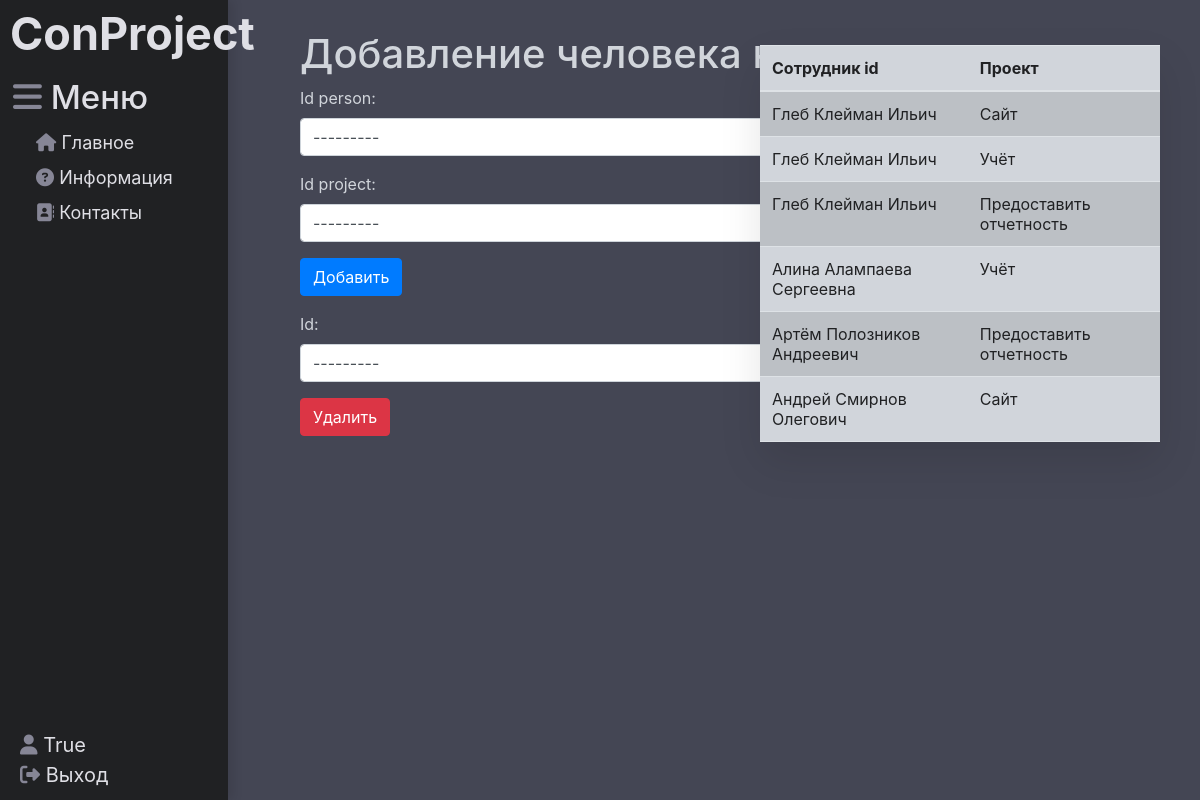
/addprojperson/ (signed in), run on the app's committed database.
### user_face/models.py (models this page shows, shortened)
class Person(models.Model):
    Name = models.CharField(max_length=100)
    Surname = models.CharField(max_length=100)
    Middle_name = models.CharField(max_length=100)
    id_person = models.CharField(primary_key=True, max_length=6)
    class Meta:
        db_table = 'Person'

class Project(models.Model):
    id_project = models.IntegerField(max_length=100, primary_key=True)
    Title = models.CharField(max_length=100)
    curator_project = models.CharField(max_length=100)
    deadline = models.DateField()
    class Meta:
        db_table = 'project'

class Project_person(models.Model):
    id_person = models.ForeignKey(Person, on_delete=models.DO_NOTHING)
    id_project = models.ForeignKey(Project, on_delete=models.DO_NOTHING)
    STATUS_CHOICES = (
        ('not_started', 'Работа не начата'),
        ('in_progress', 'Работа выполняется'),
        ('completed', 'Работа выполнена'),
    )
    ID = models.IntegerField(primary_key=True, max_length=100)
    status = models.CharField(max_length=20, choices=STATUS_CHOICES, default='not_started')
    class Meta:
        db_table = 'project_person'

### user_face/views.py (the view)
# urls.py: path('addprojperson/', views.add_project_person, name='add_project_person'),
def add_project_person(request):
    form1 = ProjectPersonForm()
    form2 = ProjectPersonDeleteForm()
    if request.method == 'POST':
        if 'form1_submit' in request.POST:
            form1 = ProjectPersonForm(request.POST)
            if form1.is_valid():
                form1.save()
                return redirect(request.path)
        if 'form2_submit' in request.POST:
            form2 = ProjectPersonDeleteForm(request.POST)
            if form2.is_valid():
                Id = form2.cleaned_data['ID']
                string_representation = str(Id)
                value = int(string_representation.split('(')[1].split(')')[0])
                proj = Project_person.objects.get(ID=value)
                proj.delete()
                return redirect(request.path)
    else:
        form1 = ProjectPersonForm()
        form2 = ProjectPersonDeleteForm()
    project_persons = Project_person.objects.all()
    return render(request, 'user_face/add_project_person.html',
                  {'form1': form1, 'form2': form2, 'project_persons': project_persons})

### user_face/forms.py
class ProjectPersonForm(forms.ModelForm):
    id_person = forms.ModelChoiceField(queryset=Person.objects.all(),
                                       widget=forms.Select(attrs={'class': 'form-control'}))
    id_project = forms.ModelChoiceField(queryset=Project.objects.all(),
                                        widget=forms.Select(attrs={'class': 'form-control'}))
    class Meta:
        model = Project_person
        fields = ['id_person', 'id_project']
    def __init__(self, *args, **kwargs):
        super().__init__(*args, **kwargs)
        self.fields['id_person'].label_from_instance = lambda obj: f'{obj.Name} {obj.Surname} {obj.Middle_name}'
        self.fields['id_project'].label_from_instance = lambda obj: obj.Title

class ProjectPersonDeleteForm(forms.Form):
    ID = forms.ModelChoiceField(queryset=Project_person.objects.all(),
                                widget=forms.Select(attrs={'class': 'form-control'}))
    def __init__(self, *args, **kwargs):
        super().__init__(*args, **kwargs)
        self.fields['ID'].label_from_instance = lambda obj: f'{obj.id_person.Name} {obj.id_person.Surname} {obj.id_person.Middle_name}: {obj.id_project.Title}'

### user_face/templates/user_face/add_project_person.html (shortened to what this page needs)
{% extends 'register/main.html' %}
{% block add_project_person %}
<body6>
    <h1>Добавление человека на проект</h1>
    <form method="POST" action="{% url 'add_project_person' %}">
  {{ form1.as_p }}
  <button type="submit" name="form1_submit" class="btn btn-primary"> Добавить</button>
</form>
    <form method="POST" action="{% url 'add_project_person' %}">
  {{ form2.as_p }}
  <button type="submit" name="form2_submit" class="btn btn-danger"> Удалить</button>
</form>
  <table class="table table-striped">
        <thead>
        <tr>
            <th class="custom-text-color">Сотрудник id</th>
            <th class="custom-text-color">Проект</th>
        </tr>
    </thead>
    <tbody>
        {% for project_person in project_persons %}
        <tr>
            <td class="custom-text-color">{{ project_person.id_person.Name }}
                {{ project_person.id_person.Surname }} {{ project_person.id_person.Middle_name }}</td>
            <td class="custom-text-color">{{ project_person.id_project.Title }}</td>
        </tr>
        {% endfor %}
    </tbody>
    </table>
</body6>
{% endblock %}

### register/static/register/css/reg.css (style rules this page uses)
body { background: #444654; }

### user_face/templates/user_face/add_project_person.html (style rules this page uses)
body6 { color: #D1D5DB; position: fixed; top: 30px; left: 300px; }
.table { background-color: #D1D5DB; position: fixed; top: 45px; right: 40px; height: auto; width: 400px; box-shadow: 0 20px 40px rgba(0, 0, 0, 0.1); }
.custom-text-color { color: #202123 !important; }

### data on the page
Person: id_person "---------"
Project: id_project "---------"
Project_person: ID "---------", id_person.Name "Глеб", id_person.Surname "Клейман", id_person.Middle_name "Ильич", id_project.Title "Сайт"
Project_person: id_person.Name "Глеб", id_person.Surname "Клейман", id_person.Middle_name "Ильич", id_project.Title "Учёт"
Project_person: id_person.Name "Глеб", id_person.Surname "Клейман", id_person.Middle_name "Ильич", id_project.Title "Предоставить отчетность"
Project_person: id_person.Name "Алина", id_person.Surname "Алампаева", id_person.Middle_name "Сергеевна", id_project.Title "Учёт"
Project_person: id_person.Name "Артём", id_person.Surname "Полозников", id_person.Middle_name "Андреевич", id_project.Title "Предоставить отчетность"
Project_person: id_person.Name "Андрей", id_person.Surname "Смирнов", id_person.Middle_name "Олегович", id_project.Title "Сайт"

### other printed values
{{ request.session.username }} "True"
